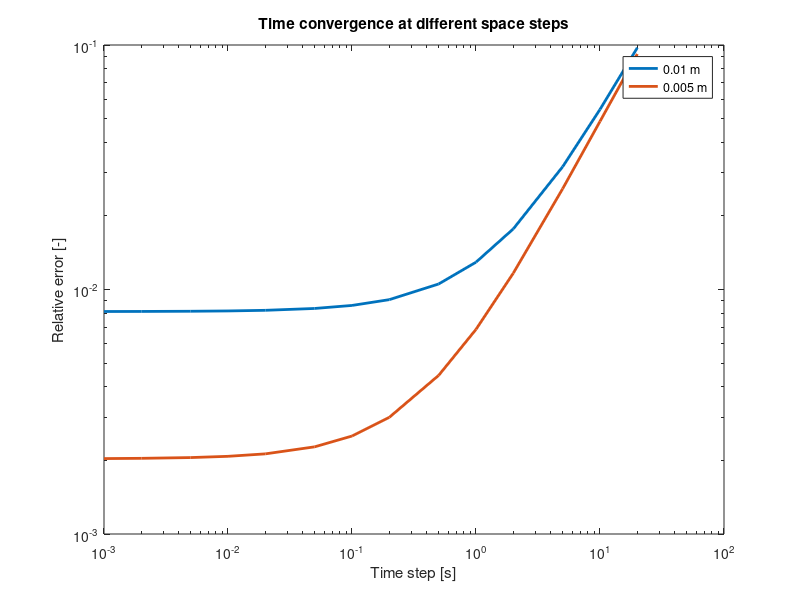

Write MATLAB code to recreate this figure.
% Datas from Laib_9_1_a
% 
% Verify the time convergence of the algorithm (fix delta x at 0.01 m and/or
% 0.005 m and vary delta t across different orders of magnitude)
% by calculating the relative error at time tend

% Laib 9, exercise 1 B
% Simone Canevarolo
% S269893
% 3/12/2024

clear all
close all
clc

ll = 10e-2; % length, m
alfa = 0.1e-4; % thermal diffusivity, m^2/s
tzero = 0; % time to begin, s

T0 = 300; % temperature of both borders, K
tend = 100; % time to end, s

dxvett = [0.01 0.005]; % length step, m

dtvett=[0.001 0.002 0.005 0.01 0.02 0.05 0.1 0.2 0.5 1 2 5 10 20];

T = @(x) T0+50*sin(pi*x/ll); % temperature function

T_an = @(x,t) T0+50*sin(pi*x/ll)*exp(-pi^2/ll^2*alfa*t); % Analytical function of temperature

for yy = 1:length(dxvett)

    dx = dxvett(yy);
    xx = (0:dx:ll)';
    Nx = length(xx);

    Tanalytic = T_an(xx,tend);

for zz = 1:length(dtvett)

    dt = dtvett(zz);

    time = (tzero:dt:tend);
    Nt = length(time);

    tt = tzero;

    Tm = T(xx);

    for ii = 2:Nt
    
        tt = tt+dt;

        aa = alfa*dt/dx^2; % coefficient

        sup_diag = -aa*ones(Nx,1);
        main_diag = (1+2*aa)*ones(Nx,1);
        sub_diag = sup_diag;
        
        Band = [[sup_diag(2:end);0], main_diag, [0;sub_diag(1:end-1)]];
        
        AA = spdiags(Band,-1:1,Nx,Nx);
    
        bb = Tm;
    
        AA(1,1) = 1;
        AA(1,2) = 0;
        bb(1) = T0;
    
        AA(end,end-1) = 0;
        AA(end,end) = 1;
        bb(end) = T0;
    
        TT = AA\bb;
    
        Tm = TT;
    
    end

    err(zz) = norm(TT-Tanalytic)/norm(Tanalytic-T0);

end

figure(1)
loglog(dtvett,err,'LineWidth',2)
hold on

end

legend('0.01 m', '0.005 m','Location','best');
xlabel('Time step [s]')
ylabel('Relative error [-]')
title('Time convergence at different space steps')